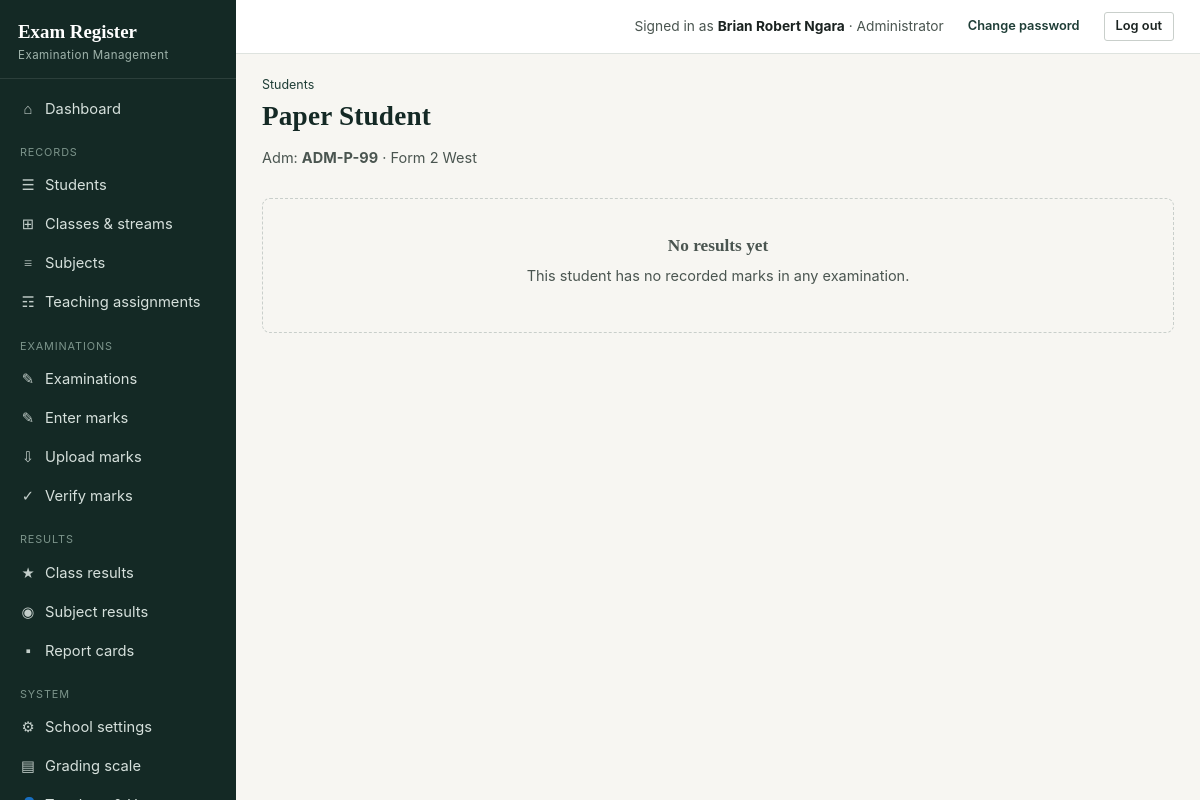
/students/107/history (signed in), run on the app's committed database.
### tables this page shows
CREATE TABLE settings(key TEXT PRIMARY KEY, value TEXT NOT NULL DEFAULT '');

CREATE TABLE users(
    id INTEGER PRIMARY KEY AUTOINCREMENT,
    username TEXT NOT NULL UNIQUE COLLATE NOCASE,
    full_name TEXT NOT NULL,
    initials TEXT NOT NULL DEFAULT '',
    password_hash TEXT NOT NULL,
    role TEXT NOT NULL DEFAULT 'teacher',
    phone TEXT NOT NULL DEFAULT '',
    active INTEGER NOT NULL DEFAULT 1,
    must_change_password INTEGER NOT NULL DEFAULT 0,
    created_at TEXT NOT NULL DEFAULT CURRENT_TIMESTAMP
, tsc_no TEXT NOT NULL DEFAULT '');

CREATE TABLE students(
    id INTEGER PRIMARY KEY AUTOINCREMENT,
    adm_no TEXT NOT NULL UNIQUE COLLATE NOCASE,
    full_name TEXT NOT NULL,
    gender TEXT NOT NULL DEFAULT '',
    dob TEXT NOT NULL DEFAULT '',
    class_id INTEGER REFERENCES classes(id) ON DELETE SET NULL,
    guardian TEXT NOT NULL DEFAULT '',
    phone TEXT NOT NULL DEFAULT '',
    status TEXT NOT NULL DEFAULT 'active',
    created_at TEXT NOT NULL DEFAULT CURRENT_TIMESTAMP
, uli TEXT NOT NULL DEFAULT '', assessment_no TEXT NOT NULL DEFAULT '');

### routes/results.py (the view, shortened to what this page needs)
@bp.route("/students/<int:sid>/history")
@login_required
def student_history(sid):
    st = q1(f"SELECT s.*, {CLASS_LABEL} AS class_label FROM students s LEFT JOIN classes c ON c.id=s.class_id WHERE s.id=?", (sid,))
    if not st:
        abort(404)
    if not (has_perm("students.view") or has_perm("results.view_all") or (st["class_id"] and can_view_class(st["class_id"]))):
        abort(403)
    hist = calc.student_history(db(), sid)
    pass_mark = float(settings().get("pass_mark") or 40)
    chart = trend_svg([(f"{h['exam']['name']}", h["student"]["avg_pct"]) for h in hist], pass_mark)
    subj = {}
    for h in hist:
        for sub_id, cell in h["student"]["subjects"].items():
            subj.setdefault(sub_id, {"name": h["res"]["subjects"][sub_id]["name"], "vals": {}})
            subj[sub_id]["vals"][h["exam"]["id"]] = cell
    can_print = bool(st["class_id"]) and can_print_reports(st["class_id"])
    return render_template("student_history.html", st=st, hist=hist, chart=chart, subj=sorted(subj.values(), key=lambda x: x["name"]),
                           pass_mark=pass_mark, can_print=can_print)

### calc.py (called while the page is built)
def student_history(con, student_id):
    exam_rows = con.execute(
        "SELECT DISTINCT e.id FROM exams e JOIN marks m ON m.exam_id=e.id "
        "WHERE m.student_id=? ORDER BY e.year, e.id", (student_id,)).fetchall()
    out = []
    for er in exam_rows:
        res = compute_results(con, er["id"])
        s = res["students"].get(student_id) if res else None
        if s and s["n"]:
            out.append({"exam": res["exam"], "student": s, "res": res,
                        "class_label": res["classes"][s["class_id"]]["label"]})
    return out

### core.py (called while the page is built, shortened)
def connect():
    con = sqlite3.connect(DB_PATH, timeout=20)
    con.row_factory = sqlite3.Row
    con.execute("PRAGMA foreign_keys = ON")
    return con

def db():
    if "db" not in g:
        g.db = connect()
    return g.db

def q(sql, args=()):
    return db().execute(sql, args).fetchall()

def q1(sql, args=()):
    return db().execute(sql, args).fetchone()

def settings():
    if "settings" not in g:
        d = dict(DEFAULT_SETTINGS)
        for r in q("SELECT key,value FROM settings"):
            d[r["key"]] = r["value"]
        g.settings = d
    return g.settings

def csrf_token():
    if "csrf" not in session:
        session["csrf"] = secrets.token_hex(16)
    return session["csrf"]

def load_user():
    g.user = None
    uid = session.get("uid")
    if uid:
        u = q1("SELECT * FROM users WHERE id=? AND active=1", (uid,))
        if u:
            g.user = u
        else:
            session.pop("uid", None)

def has_perm(perm):
    u = g.get("user")
    if not u:
        return False
    if u["role"] == "admin":
        return True
    if "perms" not in g:
        g.perms = {r["perm"] for r in q(
            "SELECT perm FROM role_permissions WHERE role=?", (u["role"],))}
    return perm in g.perms

def is_admin():
    u = g.get("user")
    return bool(u and u["role"] == "admin")

def login_required(f):
    @functools.wraps(f)
    def wrapper(*a, **k):
        if not g.user:
            return redirect(url_for("auth.login", next=request.full_path.rstrip("?")))
        return f(*a, **k)
    return wrapper

def can_print_reports(class_id):
    if has_perm("reports.print_all"):
        return True
    return class_id in class_teacher_ids()

def auto_backup_if_due():
    today = datetime.date.today().isoformat()
    if _last_auto_check["day"] == today:
        return

### routes/results.py (called while the page is built, shortened)
def trend_svg(points, pass_mark):
    if not points:
        return ""

### templates/student_history.html (shortened to what this page needs)
{% extends "base.html" %}
{% block wide %} wide{% endblock %}
{% block content %}
<div class="page-head">
  <div><div class="eyebrow"><a href="{{ url_for('academic.students') }}">Students</a></div>
  <h1>{{ st.full_name }}</h1><p class="lede">Adm: <b>{{ st.adm_no }}</b> &middot; {{ st.class_label or 'Not assigned to a class' }}</p></div>
</div>
{% if hist %}
<div class="card section">
  <h3>Average % over time</h3>
  {{ chart }}
</div>
<div class="tbl-wrap section">
<table>
  <thead><tr><th>Examination</th><th>Class</th><th class="num-col">Total</th><th class="num-col">Avg %</th><th>Grade</th><th class="num-col">Points</th><th class="num-col">Pos (stream)</th><th class="num-col">Pos (class)</th></tr></thead>
  <tbody>
  {% for h in hist %}
    <tr>
      <td><a href="{{ url_for('results.report_card', eid=h.exam.id, sid=st.id) }}">{{ h.exam.name }} {{ h.exam.term }} {{ h.exam.year or '' }}</a></td>
      <td>{{ h.class_label }}</td>
      <td class="num-col">{{ h.student.total|round(1) }}/{{ h.student.possible|round(1) }}</td>
      <td class="num-col">{{ '%.1f'|format(h.student.avg_pct) }}</td>
      <td>{{ h.student.grade }}</td>
      <td class="num-col">{{ '%.1f'|format(h.student.mean_points) }}</td>
      <td class="num-col">{{ h.student.pos_stream }}/{{ h.student.n_stream }}</td>
      <td class="num-col">{{ h.student.pos_class }}/{{ h.student.n_class }}</td>
    </tr>
  {% endfor %}
  </tbody>
</table>
</div>
{% if subj %}
<div class="tbl-wrap section">
<table>
  <thead><tr><th>Subject</th>{% for h in hist %}<th class="num-col">{{ h.exam.name[:14] }}</th>{% endfor %}</tr></thead>
  <tbody>
  {% for s in subj %}
    <tr><td>{{ s.name }}</td>
    {% for h in hist %}
      {% set c = s.vals.get(h.exam.id) %}
      <td class="num-col">{% if c %}{{ 'ABS' if c.absent else (c.pct|round(1) ~ '%') }}{% else %}-{% endif %}</td>
    {% endfor %}
    </tr>
  {% endfor %}
  </tbody>
</table>
</div>
{% endif %}
{% else %}
<div class="empty"><h3>No results yet</h3><p>This student has no recorded marks in any examination.</p></div>
{% endif %}
{% endblock %}

### templates/base.html (shortened to what this page needs)
<!doctype html>
<html lang="en">
<head>
<link rel="stylesheet" href="{{ url_for('static', filename='style.css') }}">
</head>
<body>
{% if user %}
<div class="shell">
  <aside class="sidebar" id="sidebar">
    <div class="brand">
      <div class="mark">{{ school.school_name if school and school.school_name != 'Your School Name' else 'Exam Register' }}</div>
      <div class="sub">Examination Management</div>
    </div>
    <nav class="nav">
      <a href="{{ url_for('system.dashboard') }}" class="{{ 'active' if request.endpoint=='system.dashboard' }}"><span class="ic">&#8962;</span> Dashboard</a>
      <div class="group-label">Records</div>
      {% if has_perm('students.view') or has_perm('students.manage') %}
      <a href="{{ url_for('academic.students') }}" class="{{ 'active' if request.endpoint and request.endpoint.startswith('academic.student') }}"><span class="ic">&#9776;</span> Students</a>
      {% endif %}
      {% if has_perm('classes.manage') %}
      <a href="{{ url_for('academic.classes') }}" class="{{ 'active' if request.endpoint=='academic.classes' }}"><span class="ic">&#8862;</span> Classes &amp; streams</a>
      {% endif %}
      {% if has_perm('subjects.manage') %}
      <a href="{{ url_for('academic.subjects') }}" class="{{ 'active' if request.endpoint=='academic.subjects' }}"><span class="ic">&#8801;</span> Subjects</a>
      <a href="{{ url_for('academic.teaching') }}" class="{{ 'active' if request.endpoint=='academic.teaching' }}"><span class="ic">&#9782;</span> Teaching assignments</a>
      {% endif %}
      <div class="group-label">Examinations</div>
      <a href="{{ url_for('exams.exams') }}" class="{{ 'active' if request.endpoint and request.endpoint.startswith('exams.exam') }}"><span class="ic">&#9998;</span> Examinations</a>
      <a href="{{ url_for('exams.marks_home') }}" class="{{ 'active' if request.endpoint in ['exams.marks_home','exams.marks_entry'] }}"><span class="ic">&#9998;</span> Enter marks</a>
      <a href="{{ url_for('exams.marks_import') }}" class="{{ 'active' if request.endpoint and request.endpoint.startswith('exams.marks_import') }}"><span class="ic">&#8681;</span> Upload marks</a>
      {% if has_perm('marks.verify') %}
      <a href="{{ url_for('exams.verify_home') }}" class="{{ 'active' if request.endpoint=='exams.verify_home' }}"><span class="ic">&#10003;</span> Verify marks</a>
      {% endif %}
      <div class="group-label">Results</div>
      <a href="{{ url_for('results.class_results') }}" class="{{ 'active' if request.endpoint=='results.class_results' }}"><span class="ic">&#9733;</span> Class results</a>
      <a href="{{ url_for('results.subject_results') }}" class="{{ 'active' if request.endpoint=='results.subject_results' }}"><span class="ic">&#9673;</span> Subject results</a>
      <a href="{{ url_for('results.reports_home') }}" class="{{ 'active' if request.endpoint and request.endpoint.startswith('results.report') }}"><span class="ic">&#9642;</span> Report cards</a>
      {% if is_admin() or has_perm('backup.create') or has_perm('audit.view') %}
      <div class="group-label">System</div>
      {% if is_admin() %}
      <a href="{{ url_for('system.school_settings') }}" class="{{ 'active' if request.endpoint=='system.school_settings' }}"><span class="ic">&#9881;</span> School settings</a>
      <a href="{{ url_for('system.grading') }}" class="{{ 'active' if request.endpoint=='system.grading' }}"><span class="ic">&#9636;</span> Grading scale</a>
      <a href="{{ url_for('auth.users') }}" class="{{ 'active' if request.endpoint and request.endpoint.startswith('auth.user') }}"><span class="ic">&#128100;</span> Teachers &amp; Users</a>
      {% endif %}
      {% endif %}
    </nav>
  </aside>
  <div class="main">
    <div class="topbar">
      <div class="flex items-center gap-12">
        <span class="who">Signed in as <b>{{ user.full_name }}</b> &middot; {{ ROLES.get(user.role, user.role) }}</span>
        <a href="{{ url_for('auth.password') }}" class="btn btn-sm btn-ghost">Change password</a>
        <form method="post" action="{{ url_for('auth.logout') }}" style="margin:0;">
          <button class="btn btn-sm">Log out</button>
        </form>
      </div>
    </div>
    <div class="content{% block wide %}{% endblock %}">
      {% block content %}{% endblock %}
    </div>
  </div>
</div>
{% else %}
  {% include "_flash.html" %}
  {% block guest_content %}{% endblock %}
{% endif %}
</body>
</html>

### static/style.css (style rules this page uses)
:root { --ink:#1B2321; --ink-soft:#4A5550; --paper:#F7F6F2; --paper-raised:#FFFFFF; --green:#1E3D36; --green-deep:#142925; --green-tint:#E9EFEC; --sage:#C9CFCB; --sage-line:#DEE3DF; --gold:#B8862B; --gold-tint:#FBF3E1; --red:#C23B2E; --red-tint:#FBEAE7; --ok:#2E6B4F; --ok-tint:#E7F1EA; --serif: Georgia, "Times New Roman", "Nimbus Roman No9 L", serif; --sans: -apple-system, "Segoe UI", Roboto, Helvetica, Arial, sans-serif; --mono: "Consolas", "SFMono-Regular", Menlo, monospace; --radius: 3px; --shadow: 0 1px 2px rgba(20,41,37,0.08), 0 1px 1px rgba(20,41,37,0.06); }
* { box-sizing:border-box; }
html { scroll-padding-top:16px; }
body { margin:0; font-family:var(--sans); color:var(--ink); background:var(--paper); font-size:14.5px; line-height:1.5; -webkit-font-smoothing:antialiased; }
h1,h2,h3,h4 { font-family:var(--serif); font-weight:700; color:var(--green-deep); margin:0 0 .35em; }
h1 { font-size:1.7rem; letter-spacing:.2px; }
h3 { font-size:1.08rem; }
p { margin:0 0 .8em; }
a { color:var(--green); text-decoration:none; }
.shell { display:flex; min-height:100vh; }
.sidebar { width:236px; flex:0 0 236px; background:var(--green-deep); color:#E7ECE9; display:flex; flex-direction:column; position:sticky; top:0; height:100vh; overflow-y:auto; }
.brand { padding:20px 18px 14px; border-bottom:1px solid rgba(255,255,255,.1); }
.brand .mark { font-family:var(--serif); font-weight:700; font-size:1.18rem; color:#fff; line-height:1.25; }
.brand .sub { font-size:.72rem; letter-spacing:.04em; color:#9FB3AB; margin-top:3px; }
.nav { padding:10px 10px 18px; flex:1; }
.nav .group-label { font-size:.68rem; text-transform:uppercase; letter-spacing:.08em; color:#7C948B; margin:16px 10px 6px; }
.nav a { display:flex; align-items:center; gap:9px; color:#D6E0DC; padding:8px 10px; border-radius:var(--radius); font-size:.92rem; margin:1px 0; }
.nav .ic { width:16px; text-align:center; opacity:.9; font-family:var(--serif); }
.main { flex:1; min-width:0; display:flex; flex-direction:column; }
.topbar { display:flex; align-items:center; justify-content:space-between; gap:16px; padding:12px 26px; background:var(--paper-raised); border-bottom:1px solid var(--sage-line); position:sticky; top:0; z-index:5; }
.topbar .who { font-size:.86rem; color:var(--ink-soft); }
.topbar .who b { color:var(--ink); }
.content { padding:22px 26px 50px; max-width:1180px; width:100%; }
.content.wide { max-width:none; }
.btn { display:inline-flex; align-items:center; gap:6px; padding:8px 16px; border-radius:var(--radius); border:1px solid var(--sage); background:#fff; color:var(--ink); font-size:.88rem; font-weight:600; cursor:pointer; line-height:1.3; font-family:var(--sans); transition: background .12s ease, border-color .12s ease, box-shadow .12s ease; }
.btn-sm { padding:5px 11px; font-size:.8rem; }
.btn-ghost { background:transparent; border-color:transparent; color:var(--green); }
.page-head { display:flex; align-items:flex-start; justify-content:space-between; gap:16px; margin-bottom:18px; flex-wrap:wrap; }
.page-head .eyebrow { font-size:.78rem; color:var(--ink-soft); margin-bottom:2px; }
.page-head p.lede { color:var(--ink-soft); margin-top:4px; max-width:62ch; }
.empty { border:1px dashed var(--sage); border-radius:8px; padding:34px 24px; text-align:center; color:var(--ink-soft); }
.empty h3 { color:var(--ink-soft); }
.flex { display:flex; }
.gap-12 { gap:12px; }
.items-center { align-items:center; }

### data on the page
settings: value "Exam Register"
users: full_name "Brian Robert Ngara", get "Administrator"
students: full_name "Paper Student", adm_no "ADM-P-99"

### other printed values
{{ st.class_label or 'Not assigned to a class' }} "Form 2 West"
